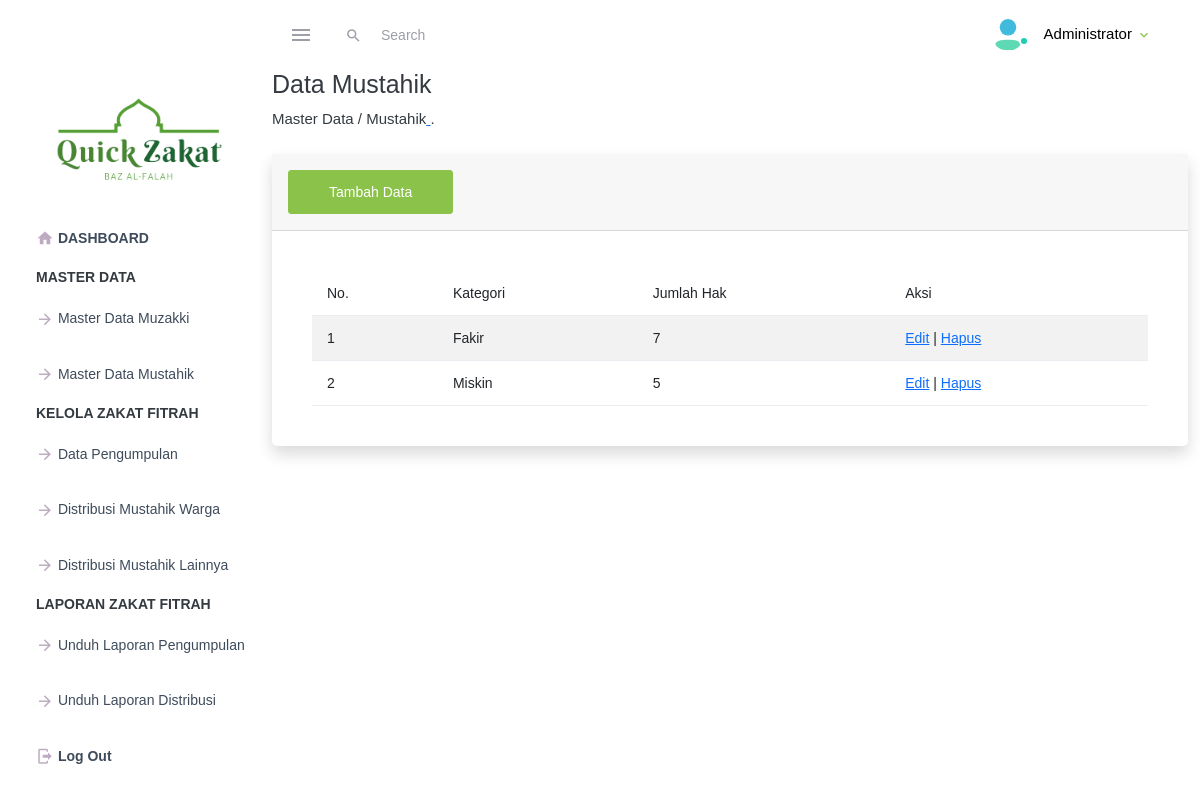
The app's page /mustahik.php with its own data.
### tables this page shows
CREATE TABLE `kategori_mustahik` (
  `id_kategori` int(11) NOT NULL,
  `nama_kategori` enum('Amil','Fakir','Miskin','Fisabilillah','Miskin','Lainnya') NOT NULL,
  `jumlah_hak` int(50) NOT NULL
);

### mustahik.php (the view, shortened to what this page needs)
<?php include ('header.php');
include('koneksi.php'); ?>
<div class="container-fluid">
    <h1 class="h3 mb-2 text-gray-800">Data Mustahik</h1>
    <p class="mb-4">Master Data / Mustahik<a target="_blank" href=> </a>.</p>
    <div class="card shadow mb-4">
        <div class="card-header py-3">
            <a href="tambah_mustahik.php" class="btn btn-primary"> Tambah Data</a>
        </div>
        <div class="card-body">
            <div class="table-responsive">
            <table class="table table-striped">
            <thead>
                <tr>
                <th scope="col">No.</th>
                <th scope="col">Kategori</th>
                <th scope="col">Jumlah Hak</th>
                <th scope="col">Aksi</th>
                </tr>
            </thead>
            <tbody>
                <?php
                $query = "SELECT * FROM kategori_mustahik ORDER BY id_kategori ASC";
                $result = mysqli_query($koneksi, $query);
                $no = 1;
                while($row = mysqli_fetch_assoc($result))
                {
                ?>
                    <tr>
                        <td><?php echo $no; ?></span></td>
                        <td><?php echo $row['nama_kategori']; ?></td>
                        <td><?php echo $row['jumlah_hak']; ?></td>
                        <td>
                            <a href="edit_mustahik.php?id_kategori=<?php echo $row['id_kategori']; ?>">Edit</a> |
                            <a href="hapus_mustahik.php?id_kategori=<?php echo $row['id_kategori']; ?>" onclick="return confirm('Anda yakin akan menghapus data ini?')">Hapus</a>
                        </td>
                </tr>
                <?php
                    $no++;
                }
                ?>
            </tbody>
            </table>
        </div>
        </div>
      </div>

### records on screen
kategori_mustahik: nama_kategori "Fakir", jumlah_hak "7"
kategori_mustahik: nama_kategori "Miskin", jumlah_hak "5"
